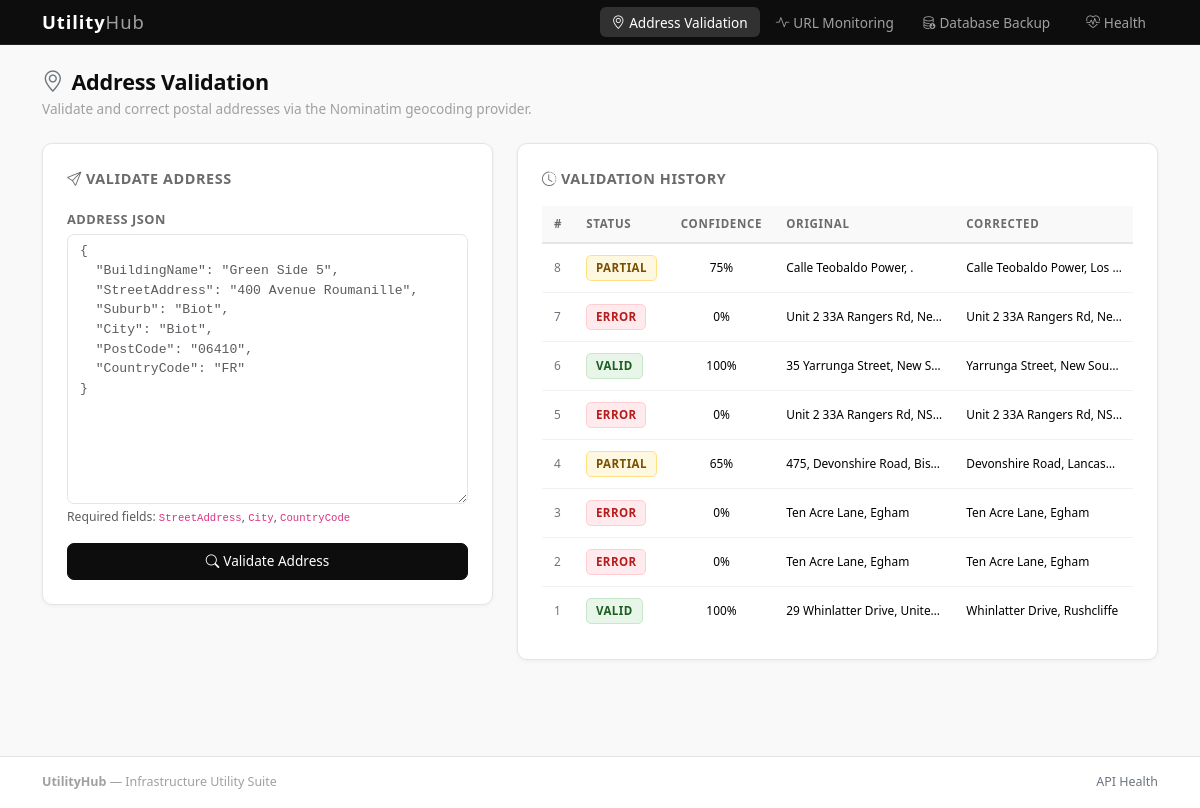
/address-validation, run on the app's committed database.
### app/models/address_validation.py (models this page shows)
class AddressValidation(db.Model):
    __tablename__ = "address_validations"
    id = db.Column(db.Integer, primary_key=True)
    building_name = db.Column(db.String(255), nullable=True)
    street_address = db.Column(db.String(255), nullable=False)
    suburb = db.Column(db.String(120), nullable=True)
    city = db.Column(db.String(120), nullable=False)
    post_code = db.Column(db.String(32), nullable=True)
    country_code = db.Column(db.String(8), nullable=False)
    original_payload_json = db.Column(db.Text, nullable=False)
    corrected_payload_json = db.Column(db.Text, nullable=False)
    validation_status = db.Column(db.String(20), nullable=False, index=True)
    confidence_score = db.Column(db.Float, nullable=False)
    provider_name = db.Column(db.String(40), nullable=False)
    provider_reference = db.Column(db.String(120), nullable=True)
    validated_at = db.Column(
        db.DateTime(timezone=True),
        nullable=False,
        default=lambda: datetime.now(timezone.utc),
        index=True,
    )
    created_at = db.Column(
        db.DateTime(timezone=True),
        nullable=False,
        default=lambda: datetime.now(timezone.utc),
    )
    def to_dict(self) -> dict:
        return {
            "id": self.id,
            "original_address": self._safe_load_json(self.original_payload_json),
            "corrected_address": self._safe_load_json(self.corrected_payload_json),
            "validation_status": self.validation_status,
            "confidence_score": round(self.confidence_score, 2),
            "provider_name": self.provider_name,
            "provider_reference": self.provider_reference,
            "validation_timestamp": self.validated_at.isoformat(),
        }
    @staticmethod
    def _safe_load_json(raw_json: str) -> dict:
        import json
        try:
            value = json.loads(raw_json)
            if isinstance(value, dict):
                return value
        except Exception:
            pass
        return {}

### app/routes/address_ui.py (the view, shortened to what this page needs)
@address_ui_bp.route("/address-validation", methods=["GET", "POST"])
def address_validation_page():
    address_json_input = ""
    result = None
    error = None
    corrected_json_output = ""
    history = service.history(limit=20)
    return render_template(
        "address_validation.html",
        history=history,
        address_json_input=address_json_input,
        error=error,
        result=result,
        corrected_json_output=corrected_json_output,
    )

### app/repositories/address_validation_repository.py (called while the page is built)
    def get_recent(self, limit: int = 20) -> list[AddressValidation]:
        safe_limit = max(1, min(limit, 100))
        return (
            AddressValidation.query.order_by(AddressValidation.validated_at.desc())
            .limit(safe_limit)
            .all()
        )

### app/services/address_validation_service.py (called while the page is built)
    def history(self, limit: int = 20) -> list[dict]:
        return [row.to_dict() for row in self.repository.get_recent(limit=limit)]

### app/templates/address_validation.html (shortened to what this page needs)
{% extends "base.html" %}
{% block content %}
<div class="mb-4">
  <h1 class="page-title mb-1"><i class="bi bi-geo-alt me-2 text-secondary"></i>Address Validation</h1>
  <p class="page-subtitle mb-0">Validate and correct postal addresses via the Nominatim geocoding provider.</p>
</div>
<div class="row g-4">
  <div class="col-lg-5">
    <div class="card panel">
      <div class="card-body p-4">
        <p class="card-title"><i class="bi bi-send me-1"></i>Validate Address</p>
        <form method="post" action="/address-validation">
          <div class="mb-3">
            <label class="form-label">Address JSON</label>
            <textarea class="form-control font-monospace" name="address_json" rows="13" required
              style="font-size:0.82rem;resize:vertical"
              placeholder='{
  "BuildingName": "Green Side 5",
  "StreetAddress": "400 Avenue Roumanille",
  "Suburb": "Biot",
  "City": "Biot",
  "PostCode": "06410",
  "CountryCode": "FR"
}'>{{ address_json_input }}</textarea>
            <div class="form-text" style="font-size:0.76rem">
              Required fields: <code>StreetAddress</code>, <code>City</code>, <code>CountryCode</code>
            </div>
          </div>
          <button type="submit" class="btn-uh-primary btn w-100">
            <i class="bi bi-search me-1"></i>Validate Address
          </button>
        </form>
      </div>
    </div>
  </div>
  <div class="col-lg-7">
    <div class="card panel">
      <div class="card-body p-4">
        <p class="card-title"><i class="bi bi-clock-history me-1"></i>Validation History</p>
        {% if history %}
          <div class="table-responsive">
            <table class="uh-table table table-borderless mb-0">
              <thead>
                <tr>
                  <th style="width:6%">#</th>
                  <th style="width:16%">Status</th>
                  <th class="text-center" style="width:12%">Confidence</th>
                  <th style="width:30%">Original</th>
                  <th style="width:30%">Corrected</th>
                </tr>
              </thead>
              <tbody>
                {% for item in history %}
                <tr>
                  <td class="text-secondary small">{{ item.id }}</td>
                  <td>
                    {% set vs = item.validation_status | upper %}
                    {% if vs == 'VALID' %}
                      <span class="uh-badge badge-up">{{ item.validation_status }}</span>
                    {% elif vs == 'PARTIAL' %}
                      <span class="uh-badge badge-partial">{{ item.validation_status }}</span>
                    {% elif vs in ('INVALID', 'ERROR') %}
                      <span class="uh-badge badge-down">{{ item.validation_status }}</span>
                    {% else %}
                      <span class="uh-badge badge-unknown">{{ item.validation_status }}</span>
                    {% endif %}
                  </td>
                  <td class="text-center small fw-medium">
                    {{ "%.0f"|format(item.confidence_score * 100) }}%
                  </td>
                  <td class="small text-truncate" style="max-width:180px"
                      title="{{ item.original_address.StreetAddress }}, {{ item.original_address.City }}">
                    {{ item.original_address.StreetAddress }}, {{ item.original_address.City }}
                  </td>
                  <td class="small text-truncate" style="max-width:180px"
                      title="{{ item.corrected_address.StreetAddress }}, {{ item.corrected_address.City }}">
                    {{ item.corrected_address.StreetAddress }}, {{ item.corrected_address.City }}
                  </td>
                </tr>
                {% endfor %}
              </tbody>
            </table>
          </div>
        {% else %}
          <div class="text-center py-5 text-secondary">
            <i class="bi bi-geo-alt" style="font-size:2.5rem;opacity:0.2"></i>
            <p class="mt-2 mb-0 small">No validation history yet. Submit an address to get started.</p>
          </div>
        {% endif %}
      </div>
    </div>
  </div>
</div>
{% endblock %}

### app/templates/base.html (style rules this page uses)
:root { --uh-black: #0d0d0d; --uh-white: #ffffff; --uh-gray-50: #f9f9f9; --uh-gray-100: #f2f2f2; --uh-gray-200: #e5e5e5; --uh-gray-400: #a0a0a0; --uh-gray-600: #6b6b6b; }
body { background: var(--uh-gray-50); min-height: 100vh; font-family: system-ui, -apple-system, "Segoe UI", Roboto, sans-serif; color: var(--uh-black); }
.panel { background: var(--uh-white); border: 1px solid var(--uh-gray-200); border-radius: 10px; box-shadow: 0 1px 4px rgba(0,0,0,0.05); }
.panel .card-title { font-size: 0.9rem; font-weight: 600; text-transform: uppercase; letter-spacing: 0.04em; color: var(--uh-gray-600); margin-bottom: 1rem; }
.btn-uh-primary { --bs-btn-color: var(--uh-white); --bs-btn-bg: var(--uh-black); --bs-btn-border-color: var(--uh-black); --bs-btn-hover-color: var(--uh-white); --bs-btn-hover-bg: #2a2a2a; --bs-btn-hover-border-color: #2a2a2a; --bs-btn-active-color: var(--uh-white); --bs-btn-active-bg: #1a1a1a; --bs-btn-active-border-color: #1a1a1a; font-size: 0.85rem; font-weight: 500; border-radius: 7px; padding: 0.45rem 1.1rem; }
.badge-up, .badge-valid { background: #e8f5e9; color: #1b5e20; border: 1px solid #c8e6c9; }
.badge-down, .badge-error { background: #ffebee; color: #b71c1c; border: 1px solid #ffcdd2; }
.badge-partial, .badge-invalid { background: #fff8e1; color: #7a5000; border: 1px solid #ffe082; }
.uh-badge { display: inline-block; font-size: 0.72rem; font-weight: 600; letter-spacing: 0.04em; padding: 0.2rem 0.55rem; border-radius: 5px; text-transform: uppercase; }
.uh-table { font-size: 0.85rem; }
.uh-table thead th { font-size: 0.72rem; font-weight: 600; text-transform: uppercase; letter-spacing: 0.06em; color: var(--uh-gray-600); border-bottom: 2px solid var(--uh-gray-200); padding: 0.6rem 0.75rem; background: var(--uh-gray-50); }
.uh-table tbody td { padding: 0.7rem 0.75rem; vertical-align: middle; border-bottom: 1px solid var(--uh-gray-100); }
.uh-table tbody tr:last-child td { border-bottom: 0; }
.form-control, .form-select { border-color: var(--uh-gray-200); border-radius: 7px; font-size: 0.875rem; }
.form-label { font-size: 0.8rem; font-weight: 600; color: var(--uh-gray-600); text-transform: uppercase; letter-spacing: 0.04em; margin-bottom: 0.35rem; }
.page-title { font-size: 1.35rem; font-weight: 700; letter-spacing: -0.01em; }
.page-subtitle { font-size: 0.85rem; color: var(--uh-gray-400); }

### data on the page
AddressValidation: id "8", validation_status "PARTIAL", confidence_score "75", original_address.StreetAddress "Calle Teobaldo Power", original_address.City ".", corrected_address.StreetAddress "Calle Teobaldo Power", corrected_address.City "Los…"
AddressValidation: id "7", validation_status "ERROR", confidence_score "0", original_address.StreetAddress "Unit 2 33A Rangers Rd", original_address.City "Ne…", corrected_address.StreetAddress "Unit 2 33A Rangers Rd", corrected_address.City "Ne…"
AddressValidation: id "6", validation_status "VALID", confidence_score "100", original_address.StreetAddress "35 Yarrunga Street", original_address.City "New S…", corrected_address.StreetAddress "Yarrunga Street", corrected_address.City "New Sou…"
AddressValidation: id "5", validation_status "ERROR", confidence_score "0", original_address.StreetAddress "Unit 2 33A Rangers Rd", original_address.City "NSW", corrected_address.StreetAddress "Unit 2 33A Rangers Rd", corrected_address.City "NSW"
AddressValidation: id "4", validation_status "PARTIAL", confidence_score "65", original_address.StreetAddress "475, Devonshire Road, Bis…", corrected_address.StreetAddress "Devonshire Road", corrected_address.City "Lancas…"
AddressValidation: id "3", validation_status "ERROR", confidence_score "0", original_address.StreetAddress "Ten Acre Lane", original_address.City "Egham", corrected_address.StreetAddress "Ten Acre Lane", corrected_address.City "Egham"
AddressValidation: id "2", validation_status "ERROR", confidence_score "0", original_address.StreetAddress "Ten Acre Lane", original_address.City "Egham", corrected_address.StreetAddress "Ten Acre Lane", corrected_address.City "Egham"
AddressValidation: id "1", validation_status "VALID", confidence_score "100", original_address.StreetAddress "29 Whinlatter Drive", original_address.City "Unite…", corrected_address.StreetAddress "Whinlatter Drive", corrected_address.City "Rushcliffe"
